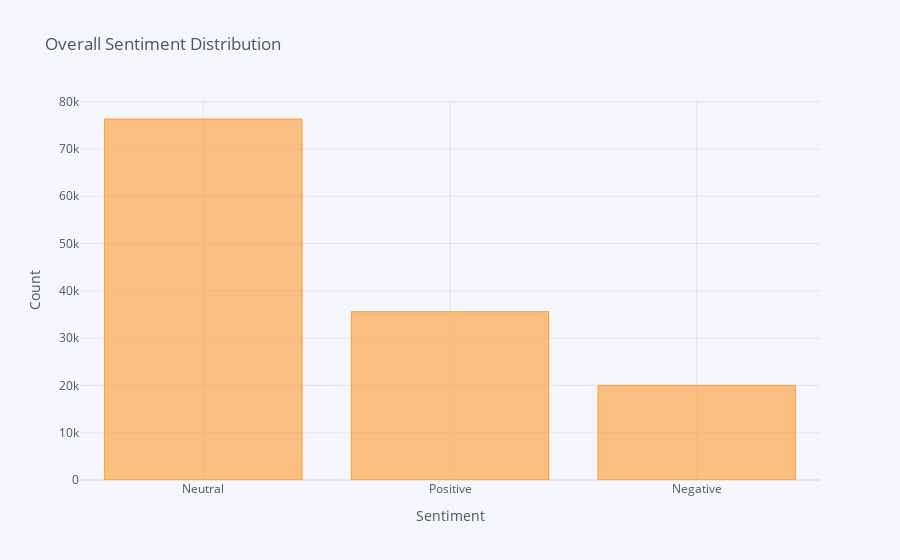

Notebook source saved alongside this figure:
### Code cell
endsars['Sentiment'].value_counts().iplot(kind='bar', xTitle='Sentiment',
                                    yTitle='Count', title='Overall Sentiment Distribution')

### Figure 1 — Plotly figure (JSON) as saved in the notebook; plotly's stock layout.template omitted (floating-point values rounded to 4 significant figures)
{"data": [{"marker": {"color": "rgba(255, 153, 51, 0.6)", "line": {"color": "rgba(255, 153, 51, 1.0)", "width": 1}}, "name": "Sentiment", "orientation": "v", "text": "", "type": "bar", "x": ["Neutral", "Positive", "Negative"], "y": [76345, 35589, 19996]}], "layout": {"legend": {"bgcolor": "#F5F6F9", "font": {"color": "#4D5663"}}, "paper_bgcolor": "#F5F6F9", "plot_bgcolor": "#F5F6F9", "title": {"font": {"color": "#4D5663"}, "text": "Overall Sentiment Distribution"}, "xaxis": {"gridcolor": "#E1E5ED", "showgrid": true, "tickfont": {"color": "#4D5663"}, "title": {"font": {"color": "#4D5663"}, "text": "Sentiment"}, "zerolinecolor": "#E1E5ED"}, "yaxis": {"gridcolor": "#E1E5ED", "showgrid": true, "tickfont": {"color": "#4D5663"}, "title": {"font": {"color": "#4D5663"}, "text": "Count"}, "zerolinecolor": "#E1E5ED"}}}
